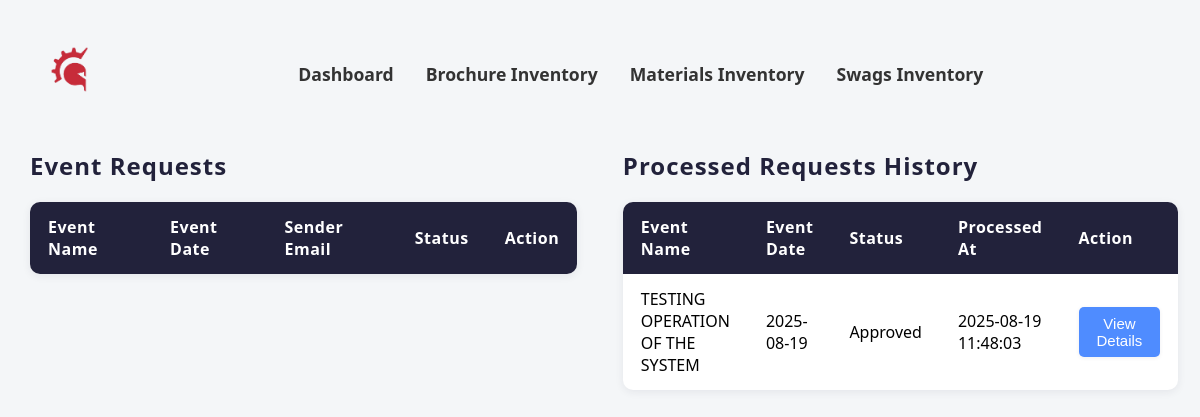
Before: /admin/admin_request.php (signed in) with the older database file.
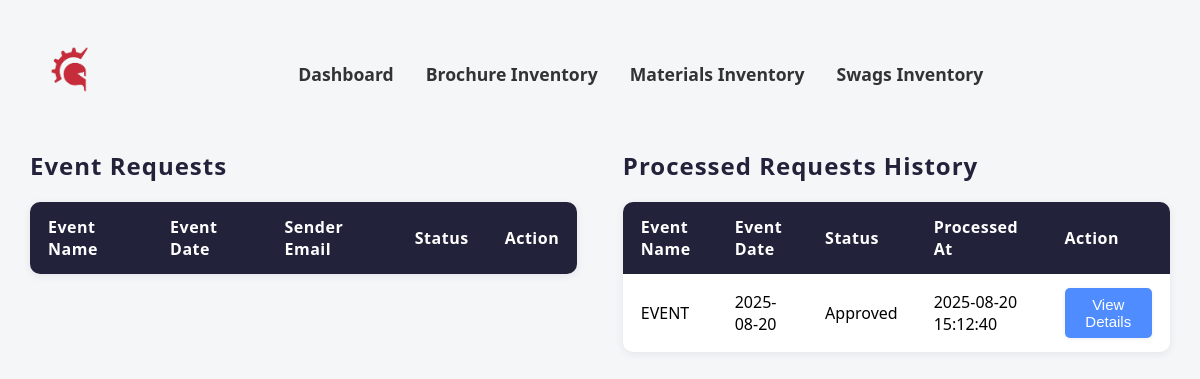
After: the same page with the newer database file.
### tables this page shows
CREATE TABLE `event_form_history` (
  `event_form_id` int(11) NOT NULL,
  `event_name` varchar(255) DEFAULT NULL,
  `event_title` varchar(255) DEFAULT NULL,
  `event_date` date DEFAULT NULL,
  `sender_email` varchar(255) DEFAULT NULL,
  `date_time_ingress` datetime DEFAULT NULL,
  `date_time_egress` datetime DEFAULT NULL,
  `place` varchar(255) DEFAULT NULL,
  `location` varchar(255) DEFAULT NULL,
  `sponsorship_budg` enum('Free','Sponsorship','','') NOT NULL,
  `target_audience` varchar(255) DEFAULT NULL,
  `number_audience` int(11) DEFAULT NULL,
  `set_up` varchar(255) DEFAULT NULL,
  `booth_size` varchar(255) DEFAULT NULL,
  `booth_inclusion` varchar(255) DEFAULT NULL,
  `number_tables` int(11) DEFAULT NULL,
  `number_chairs` int(11) DEFAULT NULL,
  `speaking_slot` varchar(255) DEFAULT NULL,
  `date_time` datetime DEFAULT NULL,
  `program_target` varchar(255) DEFAULT NULL,
  `technical_team` varchar(255) DEFAULT NULL,
  `trainer_needed` varchar(255) DEFAULT NULL,
  `ready_to_use` varchar(255) DEFAULT NULL,
  `provide_materials` varchar(255) DEFAULT NULL,
  `created_at` datetime DEFAULT NULL,
  `request_status` varchar(50) DEFAULT NULL,
  `processed_at` datetime DEFAULT NULL,
  `user_id` int(11) DEFAULT NULL,
  `request_mats` int(11) DEFAULT NULL
);

### admin/admin_request.php (the view, shortened to what this page needs)
<?php
$connection = CONNECTIVITY();
function fetch_requested_materials($connection, $mat_id) {
    $materials = [];
    if ($mat_id) {
        $stmt = mysqli_prepare($connection, "SELECT * FROM material_request_form WHERE request_mats = ?");
        mysqli_stmt_bind_param($stmt, "i", $mat_id);
        mysqli_stmt_execute($stmt);
        $mat_result = mysqli_stmt_get_result($stmt);
        while ($mat_row = mysqli_fetch_assoc($mat_result)) {
            $materials[] = [
                'Brochure' => [
                    'name' => $mat_row['name_brochures'],
                    'qty' => $mat_row['brochure_quantity']
                ],
                'Swag' => [
                    'name' => $mat_row['name_swag'],
                    'qty' => $mat_row['swag_quantity']
                ],
                'Marketing Material' => [
                    'name' => $mat_row['name_material'],
                    'qty' => $mat_row['material_quantity']
                ]
            ];
        }
    }
    return $materials;
}
$history_per_page = 10;
$history_page = isset($_GET['history_page']) ? max(1, intval($_GET['history_page'])) : 1;
$history_offset = ($history_page - 1) * $history_per_page;
$history_query = "SELECT h.event_form_id, h.event_name, h.event_title, h.event_date,
    COALESCE(h.sender_email, u.email) AS sender_email,
    h.date_time_ingress, h.date_time_egress, h.place, h.location, h.sponsorship_budg,
    h.target_audience, h.number_audience, h.set_up, h.booth_size, h.booth_inclusion,
    h.number_tables, h.number_chairs, h.speaking_slot, h.date_time, h.program_target,
    h.technical_team, h.trainer_needed, h.ready_to_use, h.provide_materials,
    h.created_at, h.user_id, h.request_mats, h.request_status, h.processed_at
    FROM event_form_history h
    LEFT JOIN users u ON h.user_id = u.user_id
    ORDER BY h.processed_at DESC LIMIT ? OFFSET ?";
$stmt = mysqli_prepare($connection, $history_query);
mysqli_stmt_bind_param($stmt, "ii", $history_per_page, $history_offset);
mysqli_stmt_execute($stmt);
$history_result = mysqli_stmt_get_result($stmt);
$history_requests = [];
while ($row = mysqli_fetch_assoc($history_result)) {
    $row['requested_materials'] = fetch_requested_materials($connection, intval($row['request_mats']));
    $history_requests[] = $row;
}
?>
<!DOCTYPE html>
<html lang="en">
<head>
    <link rel="stylesheet" href="../CSS/admin_request.css">
</head>
<body>
    <nav>
        <a href="admin.php"><img src="../images/images__1_-removebg-preview.png" alt="Company Logo"></a>
        <div class="nav-container">
            <a href="admin.php">Dashboard</a>
            <a href="brochure_inventory.php">Brochure Inventory</a>
            <a href="marketing_inventory.php">Materials Inventory</a>
            <a href="swags_inventory.php">Swags Inventory</a>
        </div>
    </nav>
    <div class="tables-flex">
        <div class="table-container">
            <h2>Event Requests</h2>
            <table>
                <thead>
                    <tr>
                        <th>Event Name</th>
                        <th>Event Date</th>
                        <th>Sender Email</th>
                        <th>Status</th>
                        <th>Action</th>
                    </tr>
                </thead>
            </table>
        </div>
        <div class="table-container">
            <h2>Processed Requests History</h2>
            <table>
                <thead>
                    <tr>
                        <th>Event Name</th>
                        <th>Event Date</th>
                        <th>Status</th>
                        <th>Processed At</th>
                        <th>Action</th>
                    </tr>
                </thead>
                <tbody>
                <?php foreach($history_requests as $row): ?>
                    <tr>
                        <td><?= htmlspecialchars($row['event_name']); ?></td>
                        <td><?= htmlspecialchars($row['event_date']); ?></td>
                        <td><?= htmlspecialchars($row['request_status']); ?></td>
                        <td><?= htmlspecialchars($row['processed_at']); ?></td>
                        <td>
                            <button
                                class="view-request"
                                data-request='<?= json_encode($row, JSON_HEX_TAG | JSON_HEX_APOS | JSON_HEX_QUOT | JSON_HEX_AMP); ?>'
                                data-materials='<?= json_encode($row['requested_materials'], JSON_HEX_TAG | JSON_HEX_APOS | JSON_HEX_QUOT | JSON_HEX_AMP); ?>'
                            >View Details</button>
                        </td>
                    </tr>
                <?php endforeach; ?>
                </tbody>
            </table>
        </div>
    </div>
</body>
</html>

Changed rows visible on the page:
removed event_form_history: event_name "TESTING OPERATION OF THE SYSTEM", event_date "2025-08-19", request_status "Approved", processed_at "2025-08-19 11:48:03"
added event_form_history: event_name "EVENT", event_date "2025-08-20", request_status "Approved", processed_at "2025-08-20 15:12:40"
